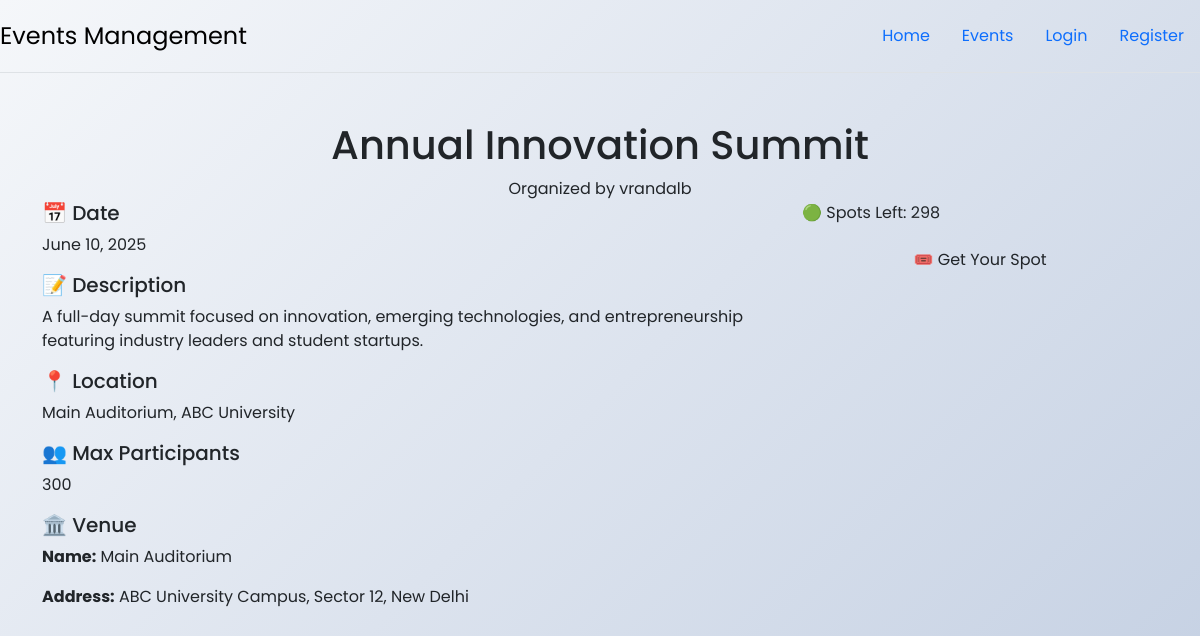
Page /details/2/ on the committed database.
### events/models.py (models this page shows, shortened)
class Event(models.Model):
    EVENT_STATUS_CHOICES = [
        ('upcoming', 'upcoming'),
        ('ongoing', 'ongoing'),
        ('completed', 'completed')
    ]
    name = models.CharField(max_length=100)
    description = models.TextField()
    date = models.DateField()
    start_time = models.TimeField()
    end_time = models.TimeField()
    is_public = models.BooleanField(default=False)
    location = models.CharField(max_length=100, blank=True, null=True)
    max_participants = models.PositiveIntegerField()
    organizer = models.ForeignKey(
        User, on_delete=models.CASCADE, related_name='organized_events')
    venue = models.ForeignKey(
        Venue, on_delete=models.CASCADE, related_name='events')
    pub_date = models.TimeField(default=now)
    status = models.CharField(
        max_length=10, choices=EVENT_STATUS_CHOICES, default="upcoming")
    def get_remaining_tickets(self):
        tickets = self.tickets.count()
        return max(0, self.max_participants - tickets)

class Venue(models.Model):
    name = models.CharField(max_length=100)
    is_virtual = models.BooleanField(default=False)
    address = models.CharField(max_length=200, blank=True, null=True)
    capacity = models.IntegerField(blank=True, null=True)
    virtual_meeting_link = models.URLField(blank=True, null=True)

### events/views.py (the view)
# urls.py: path("details/<int:pk>/", views.PublicDetails, name="details"),
def PublicDetails(request, pk):
    event = get_object_or_404(Event, pk=pk)
    user = request.user
    ticket = None
    review = None
    past_event = timezone.now().date() > event.date
    reviews = EventReview.objects.filter(event=event)
    rating = reviews.aggregate(Avg('rating'))
    if user.is_authenticated:
        ticket = Ticket.objects.filter(event=event, user=user).first()
        review = EventReview.objects.filter(event=event, reviewer=user).first()
    return render(request, "events/details_event.html", {
        "event": event,
        "user": user,
        "ticket": ticket,
        "date": timezone.now(),
        "tickets": event.get_remaining_tickets(),
        "past_event": past_event,
        "review": review,
        "reviews": reviews,
        "rating": rating
    })

### events/templates/events/details_event.html (shortened to what this page needs)
{% extends "events/base.html" %}
{% block content %}
<div class="event-header text-center">
  <h1>{{ event.name }}</h1>
  <div class="event-organizer">Organized by {{ event.organizer }}</div>
</div>
<div class="row g-4">
  <div class="col-md-8">
    <div class="event-detail-card">
      <h5>📅 Date</h5>
      <p>{{ event.date }}</p>
      <h5>📝 Description</h5>
      <p>{{ event.description }}</p>
      <h5>📍 Location</h5>
      <p>{{ event.location }}</p>
      <h5>👥 Max Participants</h5>
      <p>{{ event.max_participants }}</p>
      <h5>🏛️ Venue</h5>
      <p><strong>Name:</strong> {{ event.venue.name }}</p>
      <p><strong>Address:</strong>
        {% if event.venue.is_virtual %}
          <span class="badge bg-info text-dark">Virtual</span>
        {% else %}
          {{ event.venue.address }}
        {% endif %}
      </p>
    </div>
  </div>
  <div class="col-md-4">
    <div class="event-detail-card">
      {% if not past_event %}
        <p class="spot-info">🟢 Spots Left: {{ tickets }}</p>
      {% endif %}
      {% if user %}
        {% if event.organizer != user %}
          {% if tickets == 0 or past_event %}
            <p class="text-danger fw-bold">Event Finished</p>
          {% else %}
            <a class="btn btn-get-spot w-100 mb-3" href="{% url 'buy-ticket' event.id %}">
              {% if ticket %}✅ Registered{% else %}🎟️ Get Your Spot{% endif %}
            </a>
          {% endif %}
        {% endif %}
      {% else %}
        <a class="btn btn-get-spot w-100" href="{% url 'buy-ticket' event.id %}" {% if tickets == 0 %}disabled{% endif %}>
          🎟️ Get Spot
        </a>
      {% endif %}
    </div>
  </div>
</div>
{% endblock %}

### events/templates/events/base.html (style rules this page uses)
body { font-family: 'Poppins', sans-serif; background: linear-gradient(135deg, #f5f7fa, #c3cfe2); min-height: 100vh; }

### rows in the picture
Event: name "Annual Innovation Summit", organizer "vrandalb", date "June 10, 2025", description "A full-day summit focused on innovation, emerging technologies, and entrepreneurship featuring industry leaders and student startups.", location "Main Auditorium, ABC University", max_participants "300", venue.name "Main Auditorium", venue.address "ABC University Campus, Sector 12, New Delhi"

### other values in the picture
{{ tickets }} "298"
